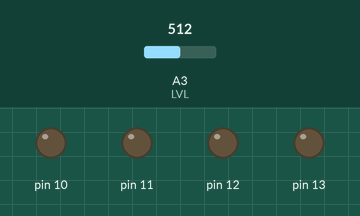
Simulated run of this sketch. Board: Arduino Uno, built with avr-gcc and run on an emulated ATmega328P. On the bench: output pins drawn as LEDs (lit = HIGH). The test bench sets the inputs (shaded band); at power-on: A3 (LVL) = 512.

Above: at 1.8 s.
1.9 s: A3 (LVL) set to 306
At 3.5 s:
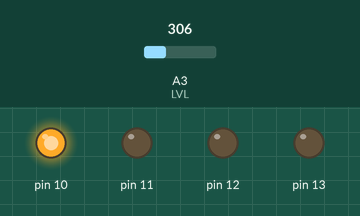
7.5 s: A3 (LVL) set to 109
9.2 s: A3 (LVL) set to 96
At 11.2 s:
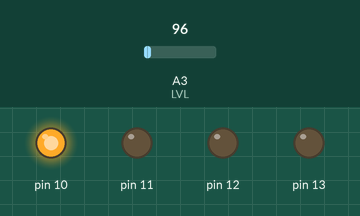
11.5 s: A3 (LVL) set to 122
At 14.4 s:
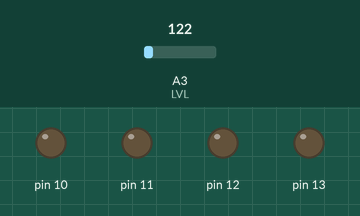
Timing chart, 0 to 15.9 s (numbered marks = the images above; inputs shaded):
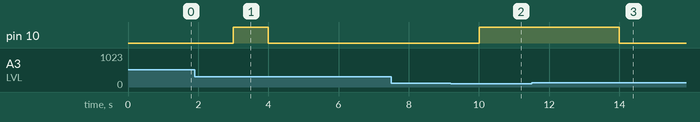

The sketch:

coffee.ino
```cpp
double arvo = 0;
int LVL = 3;
int TH = 100;
int ledsOn = 0;
int M = 0;

void setup(){
Serial.begin(9600);
pinMode(10, OUTPUT);
pinMode(11, OUTPUT);
pinMode(12, OUTPUT);
pinMode(13, OUTPUT);
}

void loop(){
  if(analogRead(3) > 100 && LVL != 3)
  {
   digitalWrite(10,LOW);
   digitalWrite(11,LOW);
   digitalWrite(12,LOW);
   digitalWrite(13,LOW);
   M = 1;
  }
  else{
    if (M == 1)
      for(int i = 0; i < ledsOn; i++)
    digitalWrite(10+i,HIGH);
    M = 0;
    delay(1000);
    arvo = analogRead(LVL);
    if (LVL == 1)
      arvo = arvo*0.25;
    else if (LVL == 2)
      arvo = arvo*0.5;
    else if (LVL == 3)
      arvo = arvo*0.25;

    if (arvo < TH){
      digitalWrite(13-LVL,HIGH);
      if (LVL > 0) LVL--;
      if (ledsOn < 4) ledsOn++;
    }
    else{
      digitalWrite(13-LVL,LOW);
      if (LVL < 3) LVL++;
      if (ledsOn > 0) ledsOn--;
    }
  }
  if(Serial.available())
  {
    int asd = Serial.read();
    if(asd == 0){Serial.write(ledsOn);}
    }
  delay(1000);
}
```

Measured:
- after the input at 1.9 s, pin 10: LOW → HIGH after 1.1 s, → LOW 1.0 s later
- after the input at 7.5 s, every drawn part: stays the same
- after the input at 9.2 s, pin 10: LOW → HIGH after 0.80 s
- after the input at 11.5 s, pin 10: HIGH → LOW after 2.5 s
